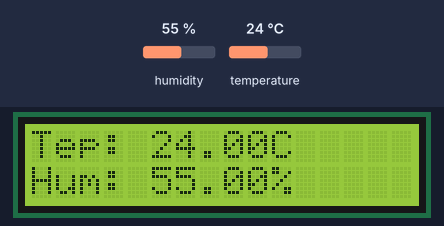
Recording of a sketch running on a simulated Arduino Uno, built with avr-gcc and run on an emulated ATmega328P. Parts: 16×2 character LCD. Inputs (shaded band) come from the test bench; at power-on: humidity 55 %, temperature 24 °C.

Above: at 1.2 s.
1.3 s: humidity set to 22 %
At 2.5 s:
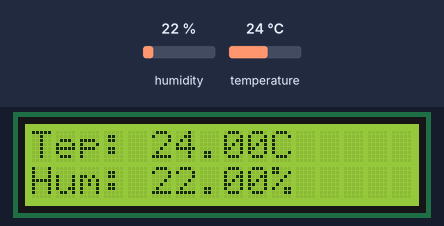
2.9 s: temperature set to 12 °C
At 3.3 s:
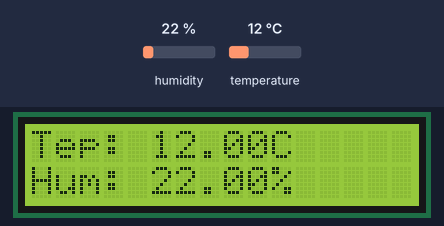
4.5 s: humidity set to 40 %
At 5.4 s:
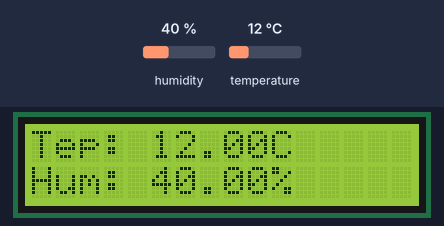
6.1 s: temperature set to 19 °C
At 7.4 s:
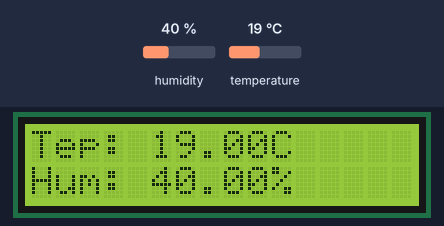
Timing chart, 0 to 8.7 s (numbered marks = the images above; inputs shaded):
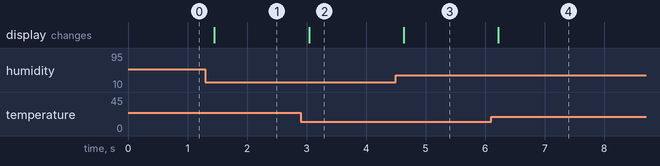

The sketch:

LCD602.ino
```cpp
#include <dht11.h>
#include <LiquidCrystal.h>
#define DHT11PIN 8
dht11 DHT11;
// initialize the library with the numbers of the interface pins
LiquidCrystal lcd(12, 11, 5, 4, 3, 2);

void setup() {
  pinMode(DHT11PIN,OUTPUT);
  // set up the LCD's number of columns and rows:
  lcd.begin(16, 2);
}

void loop() {
  int chk = DHT11.read(DHT11PIN);
  lcd.setCursor(0, 0);
  lcd.print("Tep: ");
  lcd.print((float)DHT11.temperature, 2);
  lcd.print("C");
  // set the cursor to column 0, line 1
  // (note: line 1 is the second row, since counting begins with 0):
  lcd.setCursor(0, 1);
  // print the number of seconds since reset:
  lcd.print("Hum: ");
  lcd.print((float)DHT11.humidity, 2);
  lcd.print("%");
  delay(200);
}
```

Measured:
- after the input at 1.3 s, the display: changes after 0.15 s (image 1)
- after the input at 2.9 s, the display: changes after 0.14 s (image 2)
- after the input at 4.5 s, the display: changes after 0.13 s (image 3)
- after the input at 6.1 s, the display: changes after 0.12 s (image 4)
